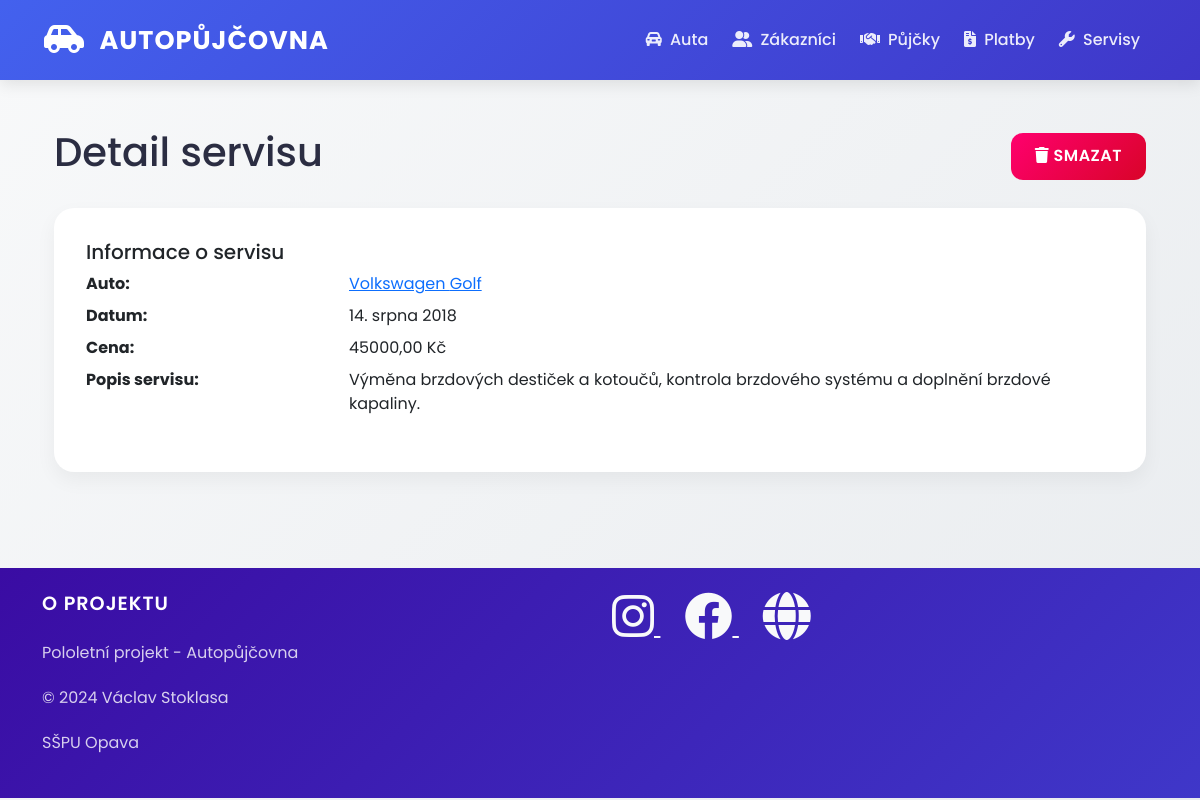
The page /servisy/2/ on the database its author committed.
### auto/models.py (models this page shows, shortened)
class Servis(models.Model):
    datum = models.DateField()
    cena = models.DecimalField(max_digits=12, decimal_places=2)
    popis_servisu = models.TextField(verbose_name="Popis servisu")
    auto = models.ForeignKey(Auto, on_delete=models.CASCADE)
    class Meta:
        verbose_name = "Servis      "
        verbose_name_plural = "Servisy"

class Auto(models.Model):
    znacka = models.CharField(max_length=45,verbose_name="Značka auta",help_text="Zadejte značku auta")
    model = models.CharField(max_length=45,verbose_name="Model dané značky auta")
    rok_vyroby = models.PositiveIntegerField(blank=True, null=True, validators=[MinValueValidator(1900), MaxValueValidator(2025)],verbose_name='Rok vydání', help_text='Zadejte rok vydání (1900 - 2025)')
    dostupnost = models.BooleanField()
    cena_za_den = models.DecimalField(max_digits=10, decimal_places=2)
    class Meta:
        verbose_name = "Auto"
        verbose_name_plural = "Auta"

### auto/views.py (the view)
# urls.py: path('servisy/<int:pk>/', views.detail_servisu, name='detail_servisu'),
def detail_servisu(request, pk):
    servis = get_object_or_404(Servis, pk=pk)
    return render(request, 'servisy/detail.html', {'servis': servis})

### auto/templates/servisy/detail.html (shortened to what this page needs)
{% extends "base.html" %}
{% block content %}
<div class="container">
    <div class="row">
        <div class="col-12">
            <div class="d-flex justify-content-between align-items-center mb-4">
                <h1>Detail servisu</h1>
                <div>
                    <button type="button" class="btn btn-danger" data-toggle="modal" data-target="#smazatServis">
                        <i class="fas fa-trash"></i> Smazat
                    </button>
                </div>
            </div>
            <div class="card mb-4">
                <div class="card-body">
                    <h5 class="card-title">Informace o servisu</h5>
                    <dl class="row">
                        <dt class="col-sm-3">Auto:</dt>
                        <dd class="col-sm-9">
                            <a href="{% url 'detail_auta' servis.auto.pk %}">
                                {{ servis.auto.znacka }} {{ servis.auto.model }}
                            </a>
                        </dd>
                        <dt class="col-sm-3">Datum:</dt>
                        <dd class="col-sm-9">{{ servis.datum }}</dd>
                        <dt class="col-sm-3">Cena:</dt>
                        <dd class="col-sm-9">{{ servis.cena }} Kč</dd>
                        <dt class="col-sm-3">Popis servisu:</dt>
                        <dd class="col-sm-9">{{ servis.popis_servisu }}</dd>
                    </dl>
                </div>
            </div>
        </div>
    </div>
</div>
{% endblock %}

### static/css/style.css (style rules this page uses)
:root { --primary-color: #4361ee; --secondary-color: #3f37c9; --success-color: #4cc9f0; --info-color: #4895ef; --warning-color: #f72585; --danger-color: #ff006e; --dark-color: #3a0ca3; --light-color: #f8f9fa; --gray-color: #b5b5b5; }
body { font-family: 'Poppins', sans-serif; background: linear-gradient(135deg, #f8f9fa 0%, #e9ecef 100%); color: #2b2d42; min-height: 100vh; }
.card { border: none; border-radius: 20px; box-shadow: 0 8px 20px rgba(0, 0, 0, 0.05); transition: all 0.3s ease; background: white; overflow: hidden; }
.card-body { padding: 2rem; }
.btn { border-radius: 12px; padding: 0.7rem 1.5rem; font-weight: 600; text-transform: uppercase; letter-spacing: 0.5px; transition: all 0.3s ease; position: relative; overflow: hidden; }
.btn::after { content: ''; position: absolute; top: 0; left: 0; width: 100%; height: 100%; background: linear-gradient(rgba(255,255,255,0.2), transparent); opacity: 0; transition: opacity 0.3s ease; }
.btn-danger { background: linear-gradient(135deg, var(--danger-color) 0%, #d90429 100%); border: none; }

### rows shown on the page
Servis: auto.znacka "Volkswagen", auto.model "Golf", datum "14. srpna 2018", cena "45000,00", popis_servisu "Výměna brzdových destiček a kotoučů, kontrola brzdového systému a doplnění brzdové kapaliny."
